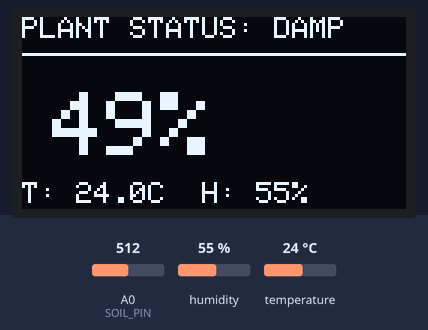
Simulated run of this sketch. Board: Arduino Uno, built with avr-gcc and run on an emulated ATmega328P. Shown: 128×64 one-colour display. The test bench sets the inputs (shaded band); at power-on: humidity 55 %, A0 (SOIL_PIN) = 512, temperature 24 °C. What the sketch prints to the serial monitor is not drawn.

Above: at 2.9 s.
3.0 s: humidity set to 22 %
At 4.9 s:
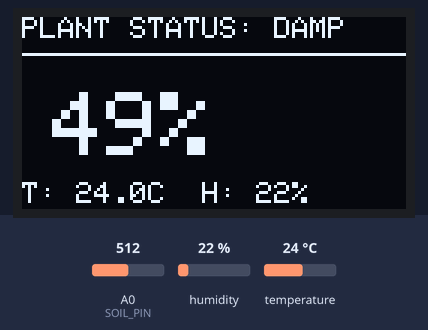
5.8 s: A0 (SOIL_PIN) set to 494
At 7.3 s:
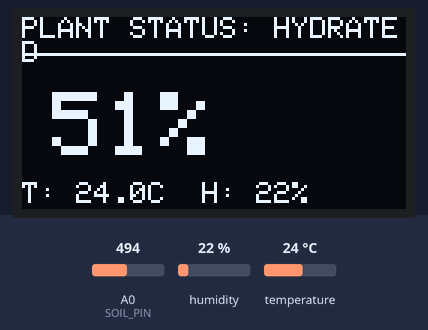
8.6 s: A0 (SOIL_PIN) set to 1023
At 10.8 s:
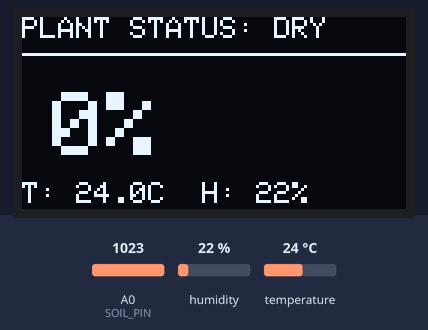
11.8 s: temperature set to 12 °C
At 13.2 s:
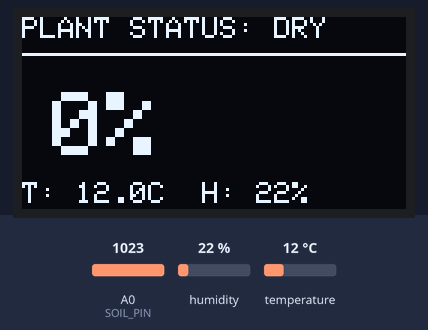
14.6 s: humidity set to 40 %
At 17.7 s:
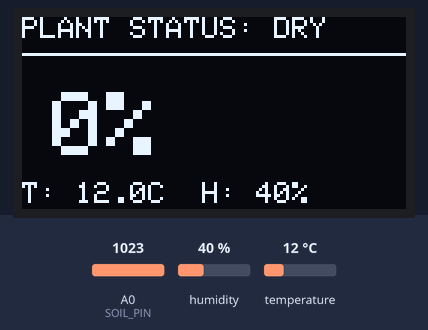
18.0 s: A0 (SOIL_PIN) set to 919
At 19.0 s:
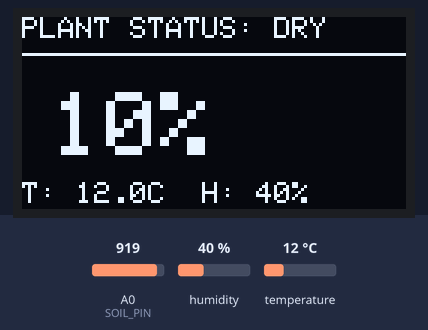
20.8 s: A0 (SOIL_PIN) set to 903
Timing chart, 0 to 23.8 s (numbered marks = the images above; inputs shaded):
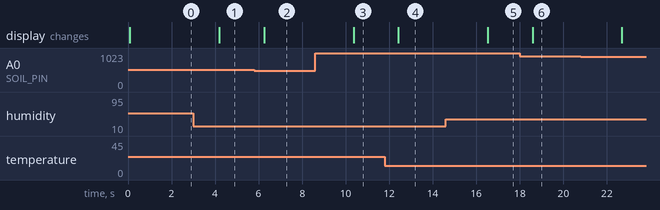

The sketch:

Arduino_pi_Soil_Monitor_Oled_DHT11.ino
```cpp
#include <Wire.h>
#include <Adafruit_GFX.h>
#include <Adafruit_SSD1306.h>
#include "DHT.h"

#define SCREEN_WIDTH 128
#define SCREEN_HEIGHT 64
#define OLED_RESET    -1
Adafruit_SSD1306 display(SCREEN_WIDTH, SCREEN_HEIGHT, &Wire, OLED_RESET);

#define DHTPIN 2
#define DHTTYPE DHT11
#define SOIL_PIN A0
DHT dht(DHTPIN, DHTTYPE);

void setup() {
  Serial.begin(9600);
  dht.begin();

  // Initialize OLED
  if(!display.begin(SSD1306_SWITCHCAPVCC, 0x3C)) {
    for(;;); // Don't proceed, loop forever if OLED fails
  }

  display.clearDisplay();
  display.setTextColor(SSD1306_WHITE);
}

void loop() {
  float h = dht.readHumidity();
  float t = dht.readTemperature();
  int rawSoil = analogRead(SOIL_PIN);

  // 1. Calculate Percentage
  int soilPercent = map(rawSoil, 1023, 0, 0, 100);
  soilPercent = constrain(soilPercent, 0, 100); // Ensures it stays between 0-100

  // 2. Determine Condition Text
  String statusText = "";
  if (soilPercent <= 10) {
    statusText = "DRY";
  } else if (soilPercent <= 50) {
    statusText = "DAMP";
  } else {
    statusText = "HYDRATED";
  }

  if (isnan(h) || isnan(t)) return;

  // 3. Send to Pi (CSV Format)
  Serial.print(t);
  Serial.print(",");
  Serial.print(h);
  Serial.print(",");
  Serial.println(rawSoil);

  // 4. Update OLED
  display.clearDisplay();

  // Header
  display.setTextSize(1);
  display.setCursor(0,0);
  display.print("PLANT STATUS: ");
  display.println(statusText); // Displays Dry, Damp, or Hydrated
  display.drawLine(0, 12, 128, 12, WHITE);

  // Large Moisture Display
  display.setTextSize(3); // Larger font for the percentage
  display.setCursor(10, 25);
  display.print(soilPercent);
  display.print("%");

  // Bottom Stats
  display.setTextSize(1);
  display.setCursor(0, 55);
  display.print("T: "); display.print(t, 1); display.print("C  ");
  display.print("H: "); display.print(h, 0); display.print("%");

  display.display();

  delay(2000);
}
```

Measured:
- the behaviour switches between 502 and 501 on A0 (SOIL_PIN) (found by bisection; images 1 and 2)
- after the input at 3.0 s, the display: changes after 1.2 s (image 1)
- after the input at 5.8 s, the display: changes after 0.45 s (image 2)
- after the input at 8.6 s, the display: changes after 1.8 s (image 3)
- after the input at 11.8 s, the display: changes after 0.62 s (image 4)
- after the input at 14.6 s, the display: changes after 1.9 s (image 5)
- after the input at 18.0 s, the display: changes after 0.59 s (image 6)
